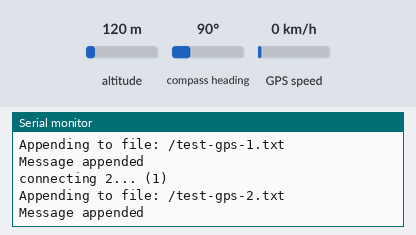
Recording of a sketch running on a simulated ESP32. Shown: the last lines printed to the serial monitor. The inputs (shaded band) are chosen by the test bench; at power-on: altitude 120 m, GPS speed 0 km/h, compass heading 90°. Storage starts empty; the GPS gets a fix after 3 s at 37.7749, -122.4194 with 8 satellites.

Above: at 1.4 s.
1.5 s: altitude set to 20 m
At 2.9 s:
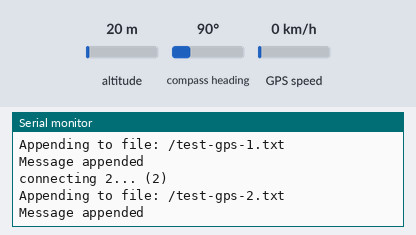
4.7 s: GPS speed set to 2 km/h
At 5.7 s:
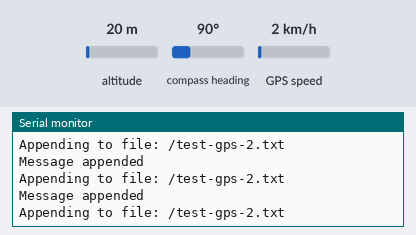
9.5 s: altitude set to 250 m
19.1 s: GPS speed set to 30 km/h
At 20.1 s:
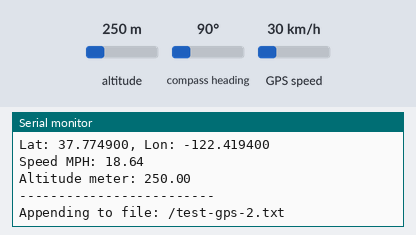
Timing chart, 0 to 22.1 s (numbered marks = the images above; inputs shaded):
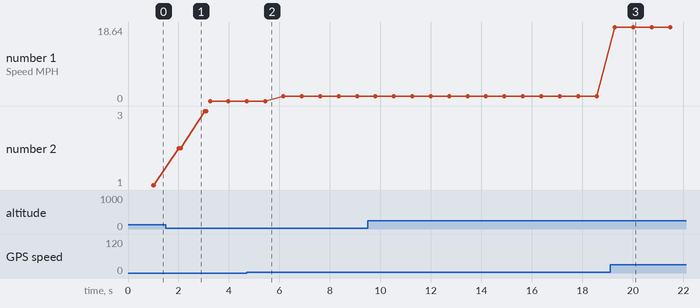

The sketch:

multiple-swserial.ino
```cpp
#include "TinyGPSPlus.h"
#include "SoftwareSerial.h"
#include "FS.h"
#include "SD.h"
#include "SPI.h"

SoftwareSerial serial_connection(16,17); // rxPin, txPin for the first GPS module
SoftwareSerial serial_connection_2(3, 1); // rxPin, txPin for the second GPS module
TinyGPSPlus gps;
TinyGPSPlus gps2;

unsigned long lastConnectionTime1 = 0; // Variable to track the last connection time for GPS module 1
unsigned long lastConnectionTime2 = 0; // Variable to track the last connection time for GPS module 2
const unsigned long connectionInterval = 1000; // Interval between connection checks in milliseconds
int i = 0; // Counter for GPS module 1
int j = 0; // Counter for GPS module 2

void listDir(fs::FS &fs, const char * dirname, uint8_t levels){
  Serial.printf("Listing directory: %s\n", dirname);

  File root = fs.open(dirname);
  if(!root){
    Serial.println("Failed to open directory");
    return;
  }
  if(!root.isDirectory()){
    Serial.println("Not a directory");
    return;
  }

  File file = root.openNextFile();
  while(file){
    if(file.isDirectory()){
      Serial.print("  DIR : ");
      Serial.println(file.name());
      if(levels){
        listDir(fs, file.name(), levels -1);
      }
    } else {
      Serial.print("  FILE: ");
      Serial.print(file.name());
      Serial.print("  SIZE: ");
      Serial.println(file.size());
    }
    file = root.openNextFile();
  }
}

void createDir(fs::FS &fs, const char * path){
  Serial.printf("Creating Dir: %s\n", path);
  if(fs.mkdir(path)){
    Serial.println("Dir created");
  } else {
    Serial.println("mkdir failed");
  }
}

void removeDir(fs::FS &fs, const char * path){
  Serial.printf("Removing Dir: %s\n", path);
  if(fs.rmdir(path)){
    Serial.println("Dir removed");
  } else {
    Serial.println("rmdir failed");
  }
}

void readFile(fs::FS &fs, const char * path){
  Serial.printf("Reading file: %s\n", path);

  File file = fs.open(path);
  if(!file){
    Serial.println("Failed to open file for reading");
    return;
  }

  Serial.print("Read from file: ");
  while(file.available()){
    Serial.write(file.read());
  }
  file.close();
}

void writeFile(fs::FS &fs, const char * path, const char * message){
  Serial.printf("Writing file: %s\n", path);

  File file = fs.open(path, FILE_WRITE);
  if(!file){
    Serial.println("Failed to open file for writing");
    return;
  }
  if(file.print(message)){
    Serial.println("File written");
  } else {
    Serial.println("Write failed");
  }
  file.close();
}

void appendFile(fs::FS &fs, const char * path, const char * message){
  Serial.printf("Appending to file: %s\n", path);

  File file = fs.open(path, FILE_APPEND);
  if(!file){
    Serial.println("Failed to open file for appending");
    return;
  }
  if(file.print(message)){
      Serial.println("Message appended");
  } else {
    Serial.println("Append failed");
  }
  file.close();
}

void renameFile(fs::FS &fs, const char * path1, const char * path2){
  Serial.printf("Renaming file %s to %s\n", path1, path2);
  if (fs.rename(path1, path2)) {
    Serial.println("File renamed");
  } else {
    Serial.println("Rename failed");
  }
}

void deleteFile(fs::FS &fs, const char * path){
  Serial.printf("Deleting file: %s\n", path);
  if(fs.remove(path)){
    Serial.println("File deleted");
  } else {
    Serial.println("Delete failed");
  }
}


void setup() {
  Serial.begin(9600);
  serial_connection.begin(9600);
  serial_connection_2.begin(9600);
  Serial.println("GPS Start");

  // An SD is required to debug (as the RX/TX for the USB Serial is 3,1)
  if(!SD.begin(5)){
    Serial.println("Card Mount Failed");
    return;
  }
  uint8_t cardType = SD.cardType();

  if(cardType == CARD_NONE){
    Serial.println("No SD card attached");
    return;
  }

  Serial.print("SD Card Type: ");
  if(cardType == CARD_MMC){
    Serial.println("MMC");
  } else if(cardType == CARD_SD){
    Serial.println("SDSC");
  } else if(cardType == CARD_SDHC){
    Serial.println("SDHC");
  } else {
    Serial.println("UNKNOWN");
  }

  uint64_t cardSize = SD.cardSize() / (1024 * 1024);
  Serial.printf("SD Card Size: %lluMB\n", cardSize);

  writeFile(SD, "/hello.txt", "Hola ");
  appendFile(SD, "/hello.txt", "Mundo!\n");
  readFile(SD, "/hello.txt");

  writeFile(SD, "/test-gps-1.txt", "Start 1...\n");
  writeFile(SD, "/test-gps-2.txt", "Start 2...\n");
}

void loop() {
  while (serial_connection.available()) {
    gps.encode(serial_connection.read());
  }

  while (serial_connection_2.available()) {
    gps2.encode(serial_connection_2.read());
  }

  if (gps.location.isUpdated()) {
    i=0;
    Serial.print("Satellite 1: ");
    Serial.println(gps.satellites.value());
    Serial.print("Lat: ");
    Serial.print(gps.location.lat(), 6);
    Serial.print(", Lon: ");
    Serial.println(gps.location.lng(), 6);
    Serial.print("Speed MPH: ");
    Serial.println(gps.speed.mph());
    Serial.print("Altitude meter: ");
    Serial.println(gps.altitude.meters());
    Serial.println("-------------------------");

    appendFile(SD, "/test-gps-1.txt", "Satellite 1: ");
    appendFile(SD, "/test-gps-1.txt", String(gps.satellites.value()).c_str());
    appendFile(SD, "/test-gps-1.txt", "\nLat: ");
    appendFile(SD, "/test-gps-1.txt", String(gps.location.lat()).c_str());
    appendFile(SD, "/test-gps-1.txt", ", Lon: ");
    appendFile(SD, "/test-gps-1.txt", String(gps.location.lng()).c_str());
    appendFile(SD, "/test-gps-1.txt", "\nSpeed MPH: ");
    appendFile(SD, "/test-gps-1.txt", String(gps.speed.mph()).c_str());
    appendFile(SD, "/test-gps-1.txt", "\nAltitude meter: ");
    appendFile(SD, "/test-gps-1.txt", String(gps.altitude.meters()).c_str());
    appendFile(SD, "/test-gps-1.txt", "\n-------------------------\n");
  } else {
    if (millis() - lastConnectionTime1 >= connectionInterval) {
      i++;
      Serial.println("connecting 1... ("+String(i)+")");
      appendFile(SD, "/test-gps-1.txt", ("connecting 1... ("+String(i)+")\n").c_str());
      lastConnectionTime1 = millis();
    }
  }

  if (gps2.location.isUpdated()) {
    j=0;
    Serial.print("Satellite 2: ");
    Serial.println(gps2.satellites.value());
    Serial.print("Lat: ");
    Serial.print(gps2.location.lat(), 6);
    Serial.print(", Lon: ");
    Serial.println(gps2.location.lng(), 6);
    Serial.print("Speed MPH: ");
    Serial.println(gps2.speed.mph());
    Serial.print("Altitude meter: ");
    Serial.println(gps2.altitude.meters());
    Serial.println("-------------------------");

    appendFile(SD, "/test-gps-2.txt", "Satellite 2: ");
    appendFile(SD, "/test-gps-2.txt", String(gps.satellites.value()).c_str());
    appendFile(SD, "/test-gps-2.txt", "\nLat: ");
    appendFile(SD, "/test-gps-2.txt", String(gps.location.lat()).c_str());
    appendFile(SD, "/test-gps-2.txt", ", Lon: ");
    appendFile(SD, "/test-gps-2.txt", String(gps.location.lng()).c_str());
    appendFile(SD, "/test-gps-2.txt", "\nSpeed MPH: ");
    appendFile(SD, "/test-gps-2.txt", String(gps.speed.mph()).c_str());
    appendFile(SD, "/test-gps-2.txt", "\nAltitude meter: ");
    appendFile(SD, "/test-gps-2.txt", String(gps.altitude.meters()).c_str());
    appendFile(SD, "/test-gps-2.txt", "\n-------------------------\n");
  } else {
    if (millis() - lastConnectionTime2 >= connectionInterval) {
      j++;
      Serial.println("connecting 2... ("+String(j)+")");
      appendFile(SD, "/test-gps-2.txt", ("connecting 2... ("+String(j)+")\n").c_str());
      lastConnectionTime2 = millis();
    }
  }
}
```

Measured:
- after the input at 19.1 s, the serial monitor: prints a new line after 0.19 s (image 3)
- plotted number 1: 0 → 1.24 after the input at 4.7 s, 1.24 → 18.64 after the input at 19.1 s
